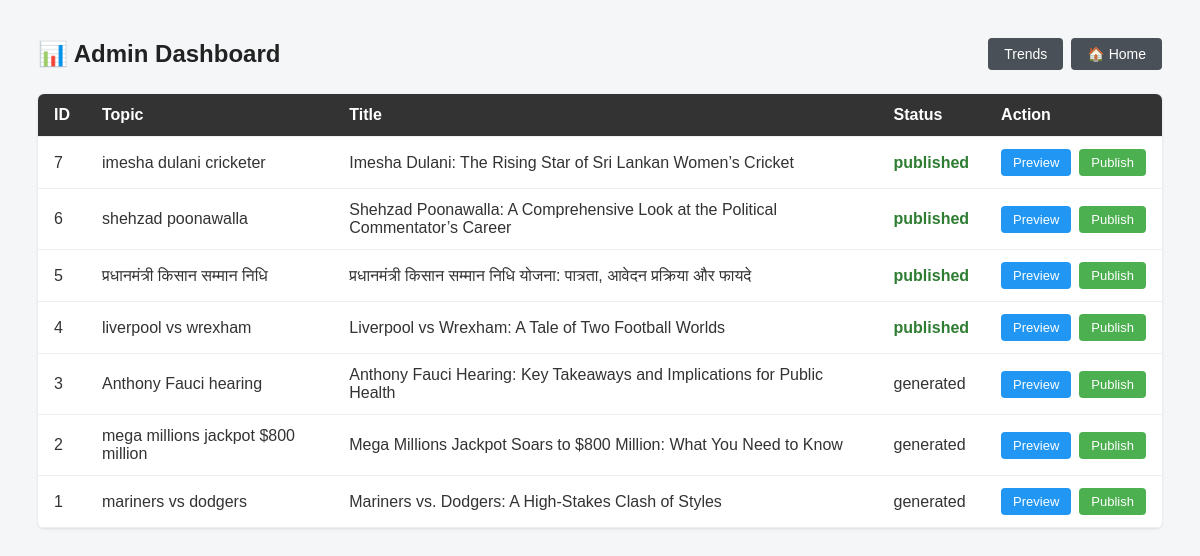
/admin, run on an earlier commit of the app's database.
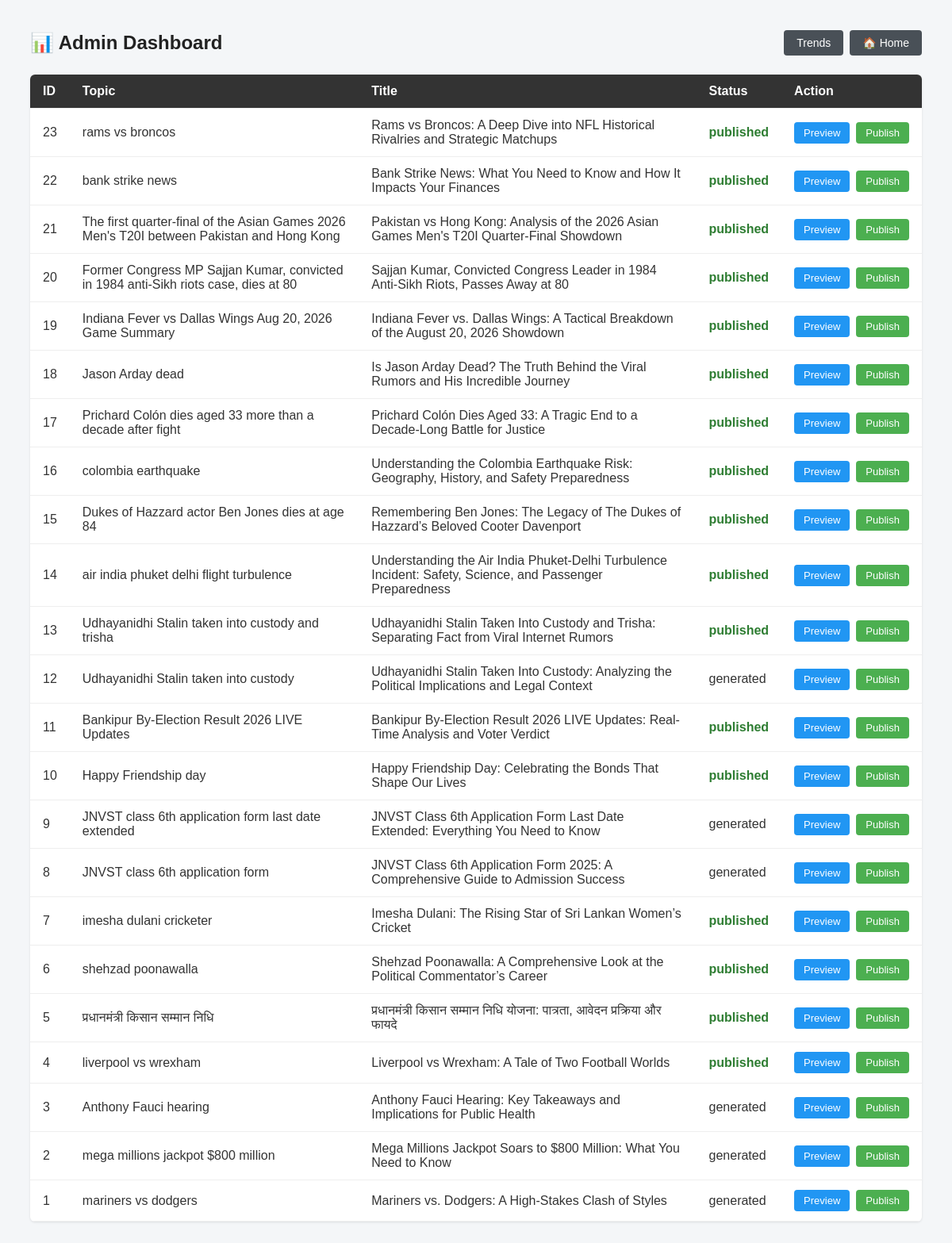
And on a later commit of the database.
### tables this page shows
CREATE TABLE blogs (
        id INTEGER PRIMARY KEY AUTOINCREMENT,
        topic TEXT UNIQUE,
        title TEXT,
        content TEXT,
        created_at TIMESTAMP DEFAULT CURRENT_TIMESTAMP
    , status TEXT DEFAULT 'generated');

### app.py (the view)
@app.route("/admin")
def admin():
    blogs = get_all_blogs()
    return render_template("admin.html", blogs=blogs)

### database.py (called while the page is built)
def get_all_blogs():
    conn = sqlite3.connect(DB_NAME)
    cursor = conn.cursor()
    cursor.execute("SELECT id, topic, title, status FROM blogs ORDER BY created_at DESC")
    blogs = cursor.fetchall()
    conn.close()
    return blogs

### templates/admin.html (shortened to what this page needs)
<!DOCTYPE html>
<html>
<head>
</head>
<body>
<div class="top-bar">
    <h2 class="dashboard-title">📊 Admin Dashboard</h2>
    <div class="action-cell">
        <a href="/trends" class="btn btn-home">Trends</a>
        <a href="/" class="btn btn-home">🏠 Home</a>
    </div>
</div>
<table>
    <thead>
        <tr>
            <th>ID</th>
            <th>Topic</th>
            <th>Title</th>
            <th>Status</th>
            <th>Action</th>
        </tr>
    </thead>
    <tbody>
        {% for blog in blogs %}
        <tr>
            <td>{{ blog[0] }}</td>
            <td>{{ blog[1] }}</td>
            <td>{{ blog[2] }}</td>
            <td class="{{ blog[3] }}">{{ blog[3] }}</td>
            <td>
                <div class="action-cell">
                    <a href="/preview/{{ blog[0] }}" class="btn btn-preview">Preview</a>
                    <a href="/publish/{{ blog[0] }}" class="btn btn-publish">Publish</a>
                </div>
            </td>
        </tr>
        {% endfor %}
    </tbody>
</table>
</body>
</html>

### templates/admin.html (style rules this page uses)
body { font-family: Arial, sans-serif; padding: 30px; background: #f4f6f8; color: #333; }
.top-bar { display: flex; justify-content: space-between; align-items: center; margin-bottom: 24px; }
.dashboard-title { margin: 0; font-size: 24px; color: #222; }
table { width: 100%; background: white; border-collapse: collapse; box-shadow: 0 1px 3px rgba(0,0,0,0.1); border-radius: 6px; overflow: hidden; }
th, td { padding: 12px 16px; border-bottom: 1px solid #eee; text-align: left; vertical-align: middle; }
th { background: #333; color: white; font-weight: 600; }
.action-cell { display: flex; gap: 8px; align-items: center; }
.btn { display: inline-flex; align-items: center; padding: 6px 12px; text-decoration: none; border-radius: 4px; font-size: 13px; font-weight: 500; white-space: nowrap; transition: opacity 0.2s, background-color 0.2s; }
.btn-home { background: #495057; color: white; padding: 8px 16px; font-size: 14px; }
.btn-preview { background: #2196F3; color: white; }
.btn-publish { background: #4CAF50; color: white; }
.published { color: #2e7d32; font-weight: bold; }

What changed in the data, as far as the page shows it:
added blogs: id "23", topic "rams vs broncos", title "Rams vs Broncos: A Deep Dive into NFL Historical Rivalries and Strategic Matchups", status "published"
added blogs: id "22", topic "bank strike news", title "Bank Strike News: What You Need to Know and How It Impacts Your Finances", status "published"
added blogs: id "21", topic "The first quarter-final of the Asian Games 2026 Men's T20I between Pakistan and Hong Kong", title "Pakistan vs Hong Kong: Analysis of the 2026 Asian Games Men's T20I Quarter-Final Showdown", status "published"
added blogs: id "20", topic "Former Congress MP Sajjan Kumar, convicted in 1984 anti-Sikh riots case, dies at 80", title "Sajjan Kumar, Convicted Congress Leader in 1984 Anti-Sikh Riots, Passes Away at 80", status "published"
added blogs: id "19", topic "Indiana Fever vs Dallas Wings Aug 20, 2026 Game Summary", title "Indiana Fever vs. Dallas Wings: A Tactical Breakdown of the August 20, 2026 Showdown", status "published"
added blogs: id "18", topic "Jason Arday dead", title "Is Jason Arday Dead? The Truth Behind the Viral Rumors and His Incredible Journey", status "published"
added blogs: id "17", topic "Prichard Colón dies aged 33 more than a decade after fight", title "Prichard Colón Dies Aged 33: A Tragic End to a Decade-Long Battle for Justice", status "published"
added blogs: id "16", topic "colombia earthquake", title "Understanding the Colombia Earthquake Risk: Geography, History, and Safety Preparedness", status "published"
added blogs: id "15", topic "Dukes of Hazzard actor Ben Jones dies at age 84", title "Remembering Ben Jones: The Legacy of The Dukes of Hazzard’s Beloved Cooter Davenport", status "published"
added blogs: id "14", topic "air india phuket delhi flight turbulence", title "Understanding the Air India Phuket-Delhi Turbulence Incident: Safety, Science, and Passenger Preparedness", status "published"
added blogs: id "13", topic "Udhayanidhi Stalin taken into custody and trisha", title "Udhayanidhi Stalin Taken Into Custody and Trisha: Separating Fact from Viral Internet Rumors", status "published"
added blogs: id "12", topic "Udhayanidhi Stalin taken into custody", title "Udhayanidhi Stalin Taken Into Custody: Analyzing the Political Implications and Legal Context", status "generated"
added blogs: id "11", topic "Bankipur By-Election Result 2026 LIVE Updates", title "Bankipur By-Election Result 2026 LIVE Updates: Real-Time Analysis and Voter Verdict", status "published"
added blogs: id "10", topic "Happy Friendship day", title "Happy Friendship Day: Celebrating the Bonds That Shape Our Lives", status "published"
added blogs: id "9", topic "JNVST class 6th application form last date extended", title "JNVST Class 6th Application Form Last Date Extended: Everything You Need to Know", status "generated"
added blogs: id "8", topic "JNVST class 6th application form", title "JNVST Class 6th Application Form 2025: A Comprehensive Guide to Admission Success", status "generated"
